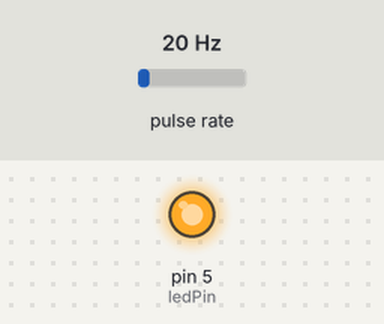
A sketch run on a simulated Arduino Uno, built with avr-gcc and run on an emulated ATmega328P. Shown: output pins drawn as LEDs (lit = HIGH). Wiring (inferred from the names in the program): pulse sensor: data pin 2. Inputs (shaded band) come from the test bench; at power-on: pulse rate 20 Hz. No radio packets arrive unless stated.

Above: at 0.2 s.
Timing chart, 0 to 1.7 s (numbered marks = the images above):
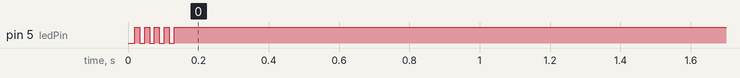

The sketch:

flowRate.ino
```cpp
#include <Arduino.h>

#include <StackArray.h>
#include <RF24Network.h>
#include <RF24.h>
#include <SPI.h>

/*
  Liquid flow rate sensor -RubenD started at 10/1/16 16:38:50

  Measure the liquid/water flow rate using this code.
  Connect Vcc and Gnd of sensor to arduino, and the
  signal line to arduino digital pin 2.

*/

const int ledPin = 5;
byte sensorInterrupt = 0;
byte sensorPin       = 2;

RF24 radio(7, 8);                   // nRF24L01(+) radio attached using GettingStarted
RF24Network network(radio);          // Network uses that radio

const uint16_t this_node = 02;        // Address of our node in Octal format
const uint16_t other_node = 00;       // Address of the other node in Octal format


float calibrationFactor = 4.5;

volatile byte pulseCount;

float flowRate;
unsigned int flowMilliLitres;
unsigned long totalMilliLitres = 1000;

unsigned long oldTime;

struct payload_flow {          // Structure of our payload
  int type;
  int valueType;
  int value;
};

enum conn {
  set,
  request,
  info,
  identify
};

enum devices {
  base,
  thermostat,
  waterFlow
};

const devices myDeviceId = waterFlow;

conn type;
devices devId;
int valueType;
int values[6];
const int ammount = 6;
int count;


void setup()
{

  // Initialize a serial connection for reporting values to the host
  //Serial.begin(9600);

  // Set up the status LED line as an output
  pinMode(ledPin, OUTPUT);
  //digitalWrite(ledPin, HIGH);  // We have an active-low LED attached

  pinMode(sensorPin, INPUT);
  digitalWrite(sensorPin, HIGH);

  pulseCount        = 0;
  flowRate          = 0.0;
  flowMilliLitres   = 0;
  totalMilliLitres  = 0;
  oldTime           = 0;


  radio.begin();
  network.begin( 85, this_node);

  digitalWrite(ledPin,HIGH);
  ledBlink(5,500);
  // The Hall-effect sensor is connected to pin 2 which uses interrupt 0.
  // Configured to trigger on a FALLING state change (transition from HIGH
  // state to LOW state)
  attachInterrupt(sensorInterrupt, pulseCounter, FALLING);
}


void loop()
{
  network.update();
  if (network.available()){
    readRF24();
    if (type == request){
      report();
    }
  }

  if ((millis() - oldTime) > 1000)   // Only process counters once per second
  {
    // Disable the interrupt while calculating flow rate and sending the value to
    // the host
    detachInterrupt(sensorInterrupt);

    flowRate = ((1000.0 / (millis() - oldTime)) * pulseCount) / calibrationFactor;

    oldTime = millis();

    flowMilliLitres = (flowRate / 60) * 1000;

    totalMilliLitres += flowMilliLitres;

    unsigned int frac;

    //Serial.print("Flow rate: ");
    //Serial.print(int(flowRate));  // Print the integer part of the variable
    //Serial.print(".");             // Print the decimal point

    frac = (flowRate - int(flowRate)) * 10;
    //Serial.print(frac, DEC) ;      // Print the fractional part of the variable
    //Serial.print("L/min");

    //Serial.print("  Current Liquid Flowing: ");             // Output separator
    //Serial.print(flowMilliLitres);
    //Serial.print("mL/Sec");

    //Serial.print("  Output Liquid Quantity: ");             // Output separator
    //Serial.print(totalMilliLitres);
    //Serial.println("mL");

    pulseCount = 0;

    // Enable the interrupt again now that we've finished sending output
    attachInterrupt(sensorInterrupt, pulseCounter, FALLING);
  }
}


void readRF24() {
  digitalWrite(ledPin, !(bitRead(PORTD, ledPin)));
  RF24NetworkHeader header;
  payload_flow payload;
  network.read(header, &payload, sizeof(payload));
  digitalWrite(ledPin, !(bitRead(PORTD, ledPin)));
  type = payload.type;
  devId = header.from_node;
  valueType = payload.valueType;
  values[0] = payload.value;
}

bool sendRF24(uint16_t whereTo) {
  digitalWrite(ledPin, !(bitRead(PORTD, ledPin)));
  payload_flow payload = { type, valueType, values[0]};
  RF24NetworkHeader header(whereTo);
  bool ok = network.write(header, &payload, sizeof(payload));
  digitalWrite(ledPin, !(bitRead(PORTD, ledPin)));
  return ok;
}

void report() {
  delay(10);
  type = info;
  values[0] = totalMilliLitres / 1000;
  sendRF24(00);
}

void ledBlink(int count, int del) {
  del = (del*1000)/(count*2);
  for (int i = 0; i < count; i++) {
    digitalWrite(ledPin, !(bitRead(PORTD, ledPin)));
    delayMicroseconds(del);
    digitalWrite(ledPin, !(bitRead(PORTD, ledPin)));
    delayMicroseconds(del);
  }
}

void pulseCounter()
{
  pulseCount++;
}
```
